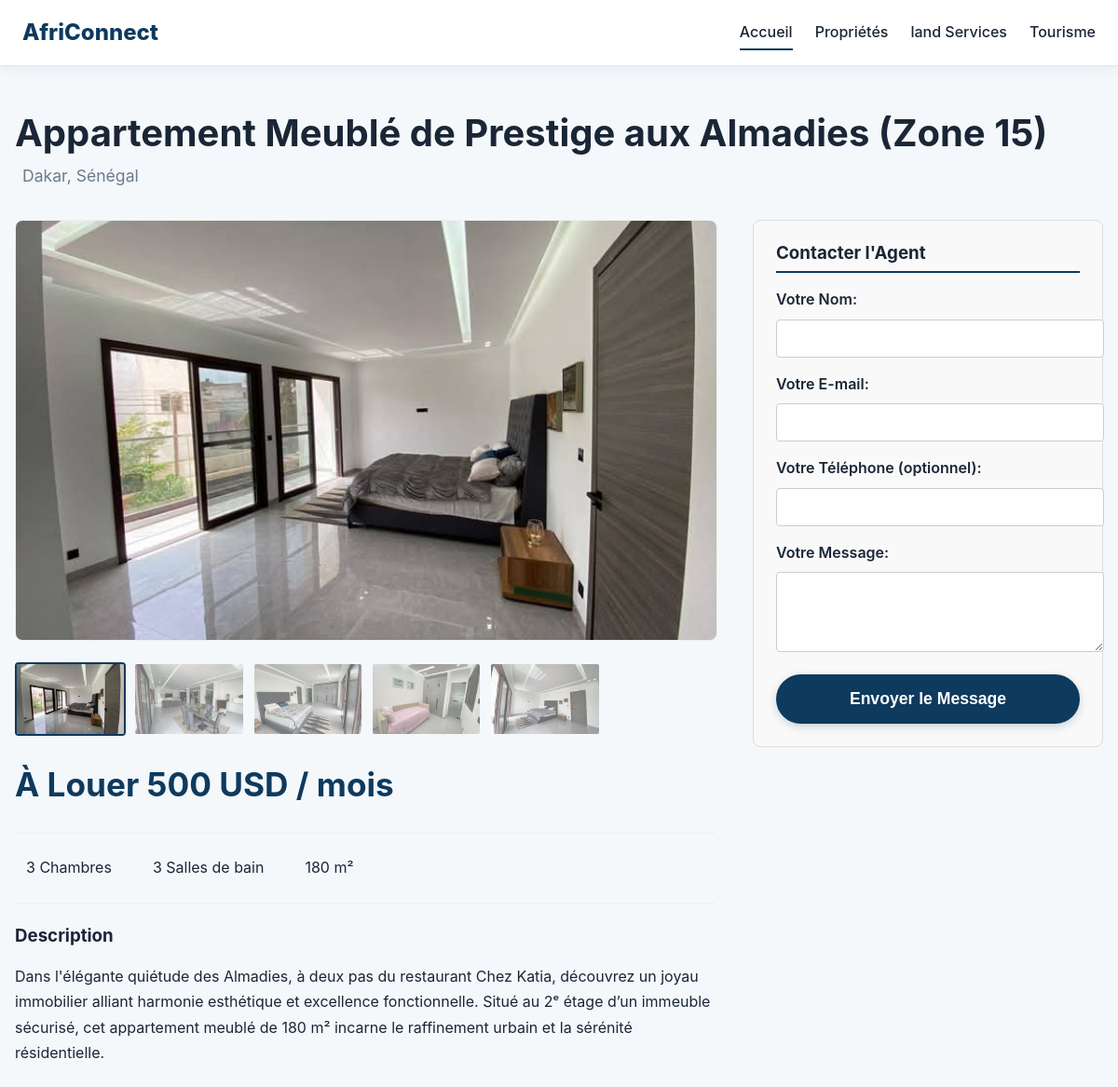
Screenshot of /properties/2/ with the database file from the repository.
### apps/real_estate/models.py (models this page shows, shortened)
class Property(models.Model):
    TRANSACTION_CHOICES = [
        ('sale', 'À Vendre'),
        ('rent', 'À Louer'),
    ]
    PROPERTY_TYPE_CHOICES = [
        ('house', 'Maison'),
        ('apartment', 'Appartement'),
        ('land', 'Terrain'),
        ('farmland', 'Terrain Agricole'),
        ('commercial', 'Commercial'),
    ]
    COUNTRY_CHOICES = [
        ('senegal', 'Sénégal'),
        ('burundi', 'Burundi'),
        ('rwanda', 'Rwanda'),
        ('gabon', 'Gabon'),
    ]
    title = models.CharField(max_length=200, verbose_name="Titre de la propriété")
    description = models.TextField(verbose_name="Description détaillée")
    transaction_type = models.CharField(max_length=10, choices=TRANSACTION_CHOICES, verbose_name="Type de transaction")
    property_type = models.CharField(max_length=20, choices=PROPERTY_TYPE_CHOICES, verbose_name="Type de propriété")
    price = models.DecimalField(max_digits=15, decimal_places=2, verbose_name="Prix (USD)")
    location_country = models.CharField(max_length=20, blank=True, choices=COUNTRY_CHOICES, verbose_name="Pays")
    location_city = models.CharField(max_length=100, blank=True, verbose_name="Ville")
    location_address = models.CharField(max_length=255, blank=True, null=True, verbose_name="Adresse exacte")
    bedrooms = models.IntegerField(blank=True, null=True, verbose_name="Nombre de chambres")
    bathrooms = models.DecimalField(max_digits=3, decimal_places=1, blank=True, null=True, verbose_name="Nombre de salles de bain")
    surface_area = models.DecimalField(max_digits=10, decimal_places=2, blank=True, null=True, verbose_name="Surface habitable (m²)")
    land_area = models.DecimalField(max_digits=10, decimal_places=2, blank=True, null=True, verbose_name="Surface du terrain (m² ou hectares)")
    soil_type = models.CharField(max_length=100, blank=True, null=True, verbose_name="Type de sol")
    water_access = models.CharField(max_length=100, blank=True, null=True, verbose_name="Accès à l'eau")
    current_crops = models.CharField(max_length=255, blank=True, null=True, verbose_name="Cultures actuelles/passées")
    amenities = models.TextField(blank=True, null=True, verbose_name="Commodités (séparées par des virgules)")
    main_image = models.ImageField(upload_to='properties/', blank=True, null=True, verbose_name="Image principale")
    image1 = models.ImageField(upload_to='properties/', blank=True, null=True)
    image2 = models.ImageField(upload_to='properties/', blank=True, null=True)
    image3 = models.ImageField(upload_to='properties/', blank=True, null=True)
    image4 = models.ImageField(upload_to='properties/', blank=True, null=True)
    is_featured = models.BooleanField(default=False, verbose_name="Mise en avant")
    is_low_cost = models.BooleanField(default=False, verbose_name="Propriété à faible coût") # Déterminé par logique ou admin
    published_date = models.DateTimeField(auto_now_add=True)
    updated_date = models.DateTimeField(auto_now=True)
    class Meta:
        verbose_name = "Propriété"
        verbose_name_plural = "Propriétés"
        ordering = ['-published_date']

### apps/real_estate/views.py (the view)
# urls.py: path('properties/<int:pk>/', views.property_detail_view, name='property_detail'), # Détails d'une propriété
def property_detail_view(request, pk):
    property_obj = get_object_or_404(Property, pk=pk)
    agent_contact_form = AgentContactForm(initial={'property': property_obj.pk}) # Pre-fill property for the form
    context = {
        'property': property_obj,
        'agent_contact_form': agent_contact_form,
    }
    return render(request, 'real_estate/property_detail.html', context)

### apps/real_estate/forms.py
class AgentContactForm(forms.ModelForm):
    class Meta:
        model = AgentContact
        fields = ['name', 'email', 'phone', 'message', 'property']
        widgets = {
            'property': forms.HiddenInput(), # Le champ property sera rempli par JS ou la vue
            'message': forms.Textarea(attrs={'rows': 4}),
        }
        labels = {
            'name': "Votre Nom",
            'email': "Votre E-mail",
            'phone': "Votre Téléphone (optionnel)",
            'message': "Votre Message",
        }

### apps/real_estate/templates/real_estate/property_detail.html (shortened to what this page needs)
{% extends 'real_estate/base.html' %}
{% load static %}
{% block content %}
<div class="property-detail-container">
    <div class="property-detail-header">
        <h1>{{ property.title }}</h1>
        <div class="location">
            <span>{{ property.location_city }}, {{ property.get_location_country_display }}</span>
        </div>
    </div>
    <div class="property-detail-layout">
        <div class="property-details-left">
            <div class="property-gallery">
                <div class="main-image">
                    <img id="mainPropertyImage" src="{{ property.main_image.url|default:'https://placehold.co/800x500' }}" alt="{{ property.title }}">
                </div>
                <div class="thumbnail-images">
                    {% if property.main_image %}<img src="{{ property.main_image.url }}" alt="Thumbnail 1" class="thumbnail active">{% endif %}
                    {% if property.image1 %}<img src="{{ property.image1.url }}" alt="Thumbnail 2" class="thumbnail">{% endif %}
                    {% if property.image2 %}<img src="{{ property.image2.url }}" alt="Thumbnail 3" class="thumbnail">{% endif %}
                    {% if property.image3 %}<img src="{{ property.image3.url }}" alt="Thumbnail 4" class="thumbnail">{% endif %}
                    {% if property.image4 %}<img src="{{ property.image4.url }}" alt="Thumbnail 5" class="thumbnail">{% endif %}
                </div>
            </div>
            <div class="property-main-info">
                <div class="price"> {{ property.get_transaction_type_display}} {{ property.price|floatformat:"0" }} USD / mois</div>
                <div class="key-features">
                    {% if property.bedrooms %}
                    <div class="feature"><span>{{ property.bedrooms }} Chambres</span></div>
                    {% endif %}
                    {% if property.bathrooms %}
                    <div class="feature"><span>{{ property.bathrooms|floatformat }} Salles de bain</span></div>
                    {% endif %}
                    {% if property.surface_area %}
                    <div class="feature"><span>{{ property.surface_area|floatformat:"0" }} m²</span></div>
                    {% endif %}
                </div>
                <div class="property-description">
                    <h3>Description</h3>
                    <p>{{ property.description|linebreaks }}</p>
                </div>
            </div>
        </div>
        <div class="agent-contact-card">
            <h3>Contacter l'Agent</h3>
            <form id="agentContactForm" class="agent-contact-form">
                <div class="form-group">{{ agent_contact_form.name.label_tag }}{{ agent_contact_form.name }}</div>
                <div class="form-group">{{ agent_contact_form.email.label_tag }}{{ agent_contact_form.email }}</div>
                <div class="form-group">{{ agent_contact_form.phone.label_tag }}{{ agent_contact_form.phone }}</div>
                <div class="form-group">{{ agent_contact_form.message.label_tag }}{{ agent_contact_form.message }}</div>
                <button type="submit" class="cta-btn" style="width: 100%;">Envoyer le Message</button>
            </form>
        </div>
    </div>
</div>
{% endblock %}

### apps/real_estate/templates/real_estate/base.html (shortened to what this page needs)
<!DOCTYPE html>
<html lang="fr">
<head>
    {% load static %}
    <link rel="stylesheet" href="{% static 'real_estate/style/style.css' %}">
    <link rel="stylesheet" href="{% static 'real_estate/style/search_bar.css' %}">
</head>
<body>
    <header class="main-header">
        <a href="{% url 'real_estate:home' %}" class="logo">AfriConnect</a>
        <nav>
            <ul class="nav-links" style="display:flex;gap:1.5rem;list-style:none;margin:0;padding:0">
            <li><a href="{% url 'real_estate:home' %}" style="border-bottom: 2px solid var(--primary);">Accueil</a></li>
            <li><a href="{% url 'real_estate:property_list' %}">Propriétés</a></li>
            <li><a href="{% url 'land_services:land_services' %}">land Services</a></li>
            <li><a href="{% url 'tourism:tourism' %}">Tourisme</a></li>
            </ul>
        </nav>
    </header>
{% block content %}
{% endblock %}
</body>
</html>

### apps/real_estate/static/real_estate/style/style.css (style rules this page uses)
:root { --primary: #0e3a5e; --secondary: #1e7e34; --accent: #f9a825; --background: #f4f8fb; --surface: #fff; --text: #1a2636; --muted: #6c7a89; --border: #dbeafe; --radius: 10px; --shadow: 0 2px 12px rgba(14,58,94,0.08); }
html, body { margin: 0; padding: 0; font-family: 'Inter', 'Segoe UI', Arial, sans-serif; background: var(--background); color: var(--text); line-height: 1.6; }
a { color: var(--primary); text-decoration: none; transition: color 0.2s; }
h1, h2, h3, h4 { margin-top: 0; font-family: inherit; font-weight: 700; line-height: 1.2; }
.main-header { background: var(--surface); padding: 1rem 1.5rem; box-shadow: var(--shadow); display: flex; justify-content: space-between; align-items: center; border-bottom: 1px solid var(--border); position: sticky; top: 0; z-index: 1000; }
.logo { font-size: 1.5rem; font-weight: 800; color: var(--primary); text-decoration: none; }
.nav-links { display: flex; gap: 1.2rem; list-style: none; margin: 0; padding: 0; }
.nav-links a { color: var(--text); font-weight: 500; padding: 0.5rem 0; transition: color 0.2s, border-bottom 0.2s; align-items: center; }
.cta-btn { background: var(--primary); color: var(--surface); border: none; padding: 1rem 2.2rem; font-size: 1.1rem; border-radius: 30px; cursor: pointer; font-weight: 600; box-shadow: 0 3px 10px rgba(14,58,94,0.2); transition: background 0.2s, color 0.2s, transform 0.1s; }
.property-detail-container { max-width: 1200px; margin: 2rem auto; padding: 1rem; font-family: var(--font-sans); }
.property-detail-header { margin-bottom: 2rem; }
.property-detail-header h1 { font-size: 2.5rem; color: var(--headings); margin-bottom: 0.5rem; }
.property-detail-header .location { font-size: 1.1rem; color: var(--muted); display: flex; align-items: center; gap: 0.5rem; }
.property-detail-layout { display: grid; grid-template-columns: 2fr 1fr; gap: 2.5rem; align-items: flex-start; }
.property-gallery .main-image img { width: 100%; height: 450px; object-fit: cover; border-radius: 8px; margin-bottom: 1rem; border: 1px solid #eee; }
.thumbnail-images { display: grid; grid-template-columns: repeat(auto-fill, minmax(100px, 1fr)); gap: 0.75rem; }
.thumbnail-images img { width: 100%; height: 75px; object-fit: cover; cursor: pointer; border-radius: 4px; opacity: 0.6; transition: opacity 0.3s ease, transform 0.3s ease; border: 2px solid transparent; }
.thumbnail-images img.active { opacity: 1; border-color: var(--primary); }
.property-main-info .price { font-size: 2.2rem; font-weight: bold; color: var(--primary); margin: 1.5rem 0; }
.key-features { display: flex; gap: 2rem; margin-bottom: 1.5rem; padding: 1.5rem 0; border-top: 1px solid #eee; border-bottom: 1px solid #eee; flex-wrap: wrap; }
.key-features .feature { display: flex; align-items: center; gap: 0.75rem; color: var(--text); }
.property-description { line-height: 1.7; color: var(--text); }
.agent-contact-card { background: #f9f9f9; padding: 1.5rem; border-radius: 8px; border: 1px solid #ddd; position: sticky; top: 2rem; }
.agent-contact-card h3 { margin-top: 0; border-bottom: 2px solid var(--primary); padding-bottom: 0.5rem; margin-bottom: 1rem; }
.agent-contact-form .form-group { margin-bottom: 1rem; }
.agent-contact-form label { display: block; margin-bottom: 0.5rem; font-weight: 600; }
.agent-contact-form input, .agent-contact-form textarea { width: 100%; padding: 0.75rem; border: 1px solid #ccc; border-radius: 4px; }
.nav-links a { color: var(--text); font-weight: 500; padding: 0.5rem 0; transition: color 0.2s, border-bottom 0.2s; }

### rows the page displays
Property: title "Appartement Meublé de Prestige aux Almadies (Zone 15)", location_city "Dakar", location_country "Sénégal", main_image (picture), image1 (picture), image2 (picture), image3 (picture), image4 (picture), transaction_type "À Louer", price "500", bedrooms "3", bathrooms "3", surface_area "180", description "Dans l'élégante quiétude des Almadies, à deux pas du restaurant Chez Katia, découvrez un joyau immobilier alliant harmonie esthétique et excellence fonctionnelle. Situé au 2ᵉ étage d’un immeuble sécurisé, cet appartement meublé de 180 m² incarne le raffinement urbain et la sérénité résidentielle."

### other values shown
{{ agent_contact_form.name.label_tag }} "Votre Nom:"
{{ agent_contact_form.email.label_tag }} "Votre E-mail:"
{{ agent_contact_form.phone.label_tag }} "Votre Téléphone (optionnel):"
{{ agent_contact_form.message.label_tag }} "Votre Message:"
